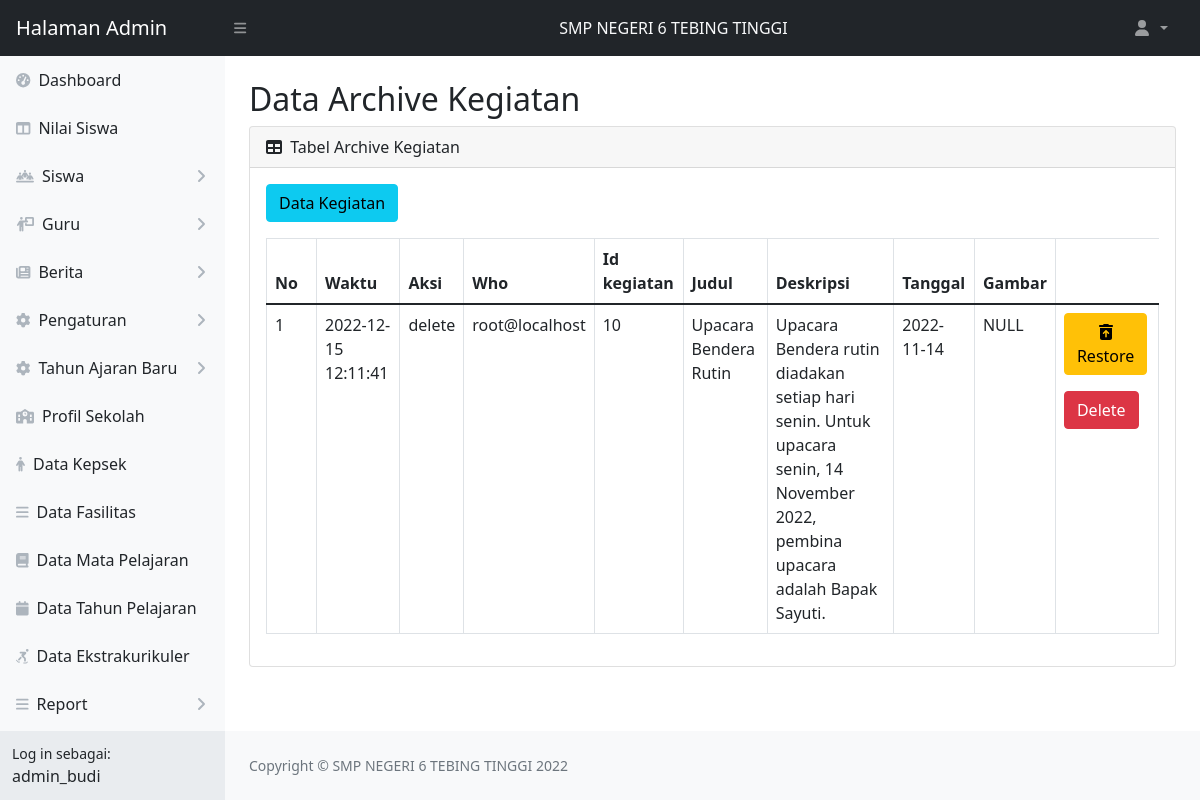
Page /web_app/admin/restore-kegiatan.php (signed in) on the committed database.
### tables this page shows
CREATE TABLE `akun_admin` (
  `admin_id` int(11) NOT NULL,
  `username` varchar(15) NOT NULL,
  `nama_lengkap` varchar(50) NOT NULL,
  `password` varchar(60) NOT NULL
);

CREATE TABLE `log_kegiatan` (
  `id_log` int(11) NOT NULL,
  `waktu` timestamp NOT NULL DEFAULT current_timestamp() ON UPDATE current_timestamp(),
  `aksi` enum('insert','update','delete') NOT NULL,
  `who` varchar(50) NOT NULL,
  `id_kegiatan` int(11) NOT NULL,
  `old_judul` text NOT NULL,
  `new_judul` text NOT NULL,
  `old_deskripsi` text NOT NULL,
  `new_deskripsi` text NOT NULL,
  `old_tanggal` date NOT NULL,
  `new_tanggal` date NOT NULL,
  `old_gambar` varchar(25) DEFAULT NULL,
  `new_gambar` varchar(25) DEFAULT NULL
);

### web_app/admin/restore-kegiatan.php (the view, shortened to what this page needs)
<?php
    include 'koneksi.php';
    $admin = "SELECT username, nama_lengkap FROM akun_admin WHERE admin_id = '".$_SESSION['admin_id']."'";
    $data_admin = mysqli_query($koneksi, $admin);
    $get = mysqli_fetch_object($data_admin);
?>
<!DOCTYPE html>
<html lang="en">
    <head>
        <link href="https://cdn.jsdelivr.net/npm/simple-datatables@latest/dist/style.css" rel="stylesheet" />
        <link href="css/styles.css" rel="stylesheet" />
    </head>
    <body class="sb-nav-fixed">
        <?php
            include 'topnavbar.php';
            include 'sidebar.php';
        ?>
    <div id="layoutSidenav">
        <div id="layoutSidenav_content">
            <main>
                <div class="container-fluid px-4">
                    <h2 class="mt-4">Data Archive Kegiatan</h2>
                    <div class="card mb-4">
                        <div class="card-header">
                            <i class="fas fa-table me-1"></i>
                            Tabel Archive Kegiatan
                        </div>
                        <div class="card-body">
                            <a class="btn btn-info mb-3" href="tabel-kegiatan.php">Data Kegiatan</a>
                            <table id="example" class="dataTable-table">
                                    <thead>
                                        <tr>
                                            <th width="50px">No</th>
                                            <th>Waktu</th>
                                            <th>Aksi</th>
                                            <th>Who</th>
                                            <th>Id kegiatan</th>
                                            <th>Judul</th>
                                            <th>Deskripsi</th>
                                            <th>Tanggal</th>
                                            <th>Gambar</th>
                                        </tr>
                                    </thead>
                                <tbody>
                                <?php
                                    $no = 1;
                                    $log = "SELECT * FROM log_kegiatan WHERE aksi='delete'";
                                    $query=mysqli_query($koneksi, $log);
                                    if(mysqli_num_rows($query)>0){
                                    while($data = mysqli_fetch_array($query)){
                                ?>
                                    <tr>
                                    <td><?php echo $no++?></td>
                                        <td><?php echo $data['waktu']?></td>
                                        <td><?php echo $data['aksi']?></td>
                                        <td><?php echo $data['who']?></td>
                                        <td><?php
                                            $idk = $data['id_kegiatan'];
                                            echo $idk;
                                            ?>
                                        </td>
                                        <td><?php
                                             $judul = $data['old_judul'];
                                             echo $judul;
                                            ?>
                                        </td>
                                        <td><?php
                                            $des = $data['old_deskripsi'];
                                            echo $des;
                                        ?></td>
                                        <td><?php
                                            $tanggal = $data['old_tanggal'];
                                            echo $tanggal;
                                        ?></td>
                                        <td><?php
                                            $gambar = $data['old_gambar'];
                                            echo $gambar;
                                        ?></td>
                                        <td>
                                             <a class="btn btn-warning" href="restore-kegiatan.php?idrestorek=<?php echo $data['id_kegiatan']?>" onclick="return confirm('Apakah anda yakin untuk restore data??')">
                                             <div class="sb-nav-link-icon"><i class="fas fa-trash-can-arrow-up"></i></div>
                                             Restore
                                            </a>
                                            <a class="btn btn-danger mt-3" href="restore-kegiatan.php?iddeletek=<?php echo $data['id_log']?>" onclick="return confirm('Apakah anda yakin untuk menghapus data?? Data yang terhapus tidak bisa dikembalikan!!')">
                                              Delete
                                            </a>
                                        </td>
                                    </tr>
                                <?php }} ?>
                                </tbody>
                            </table>
                        </div>
                    </div>
                </div>
            </main>
            <?php
                include 'footer.php';
            ?>
        </div>
    </div>
</body>
</html>

### web_app/admin/sidebar.php (shortened to what this page needs)
<div id="layoutSidenav">
            <div id="layoutSidenav_nav">
                <nav class="sb-sidenav accordion sb-sidenav-light" id="sidenavAccordion">
                    <div class="sb-sidenav-menu">
                        <div class="nav">
                            <a class="nav-link" href="index.php">
                                <div class="sb-nav-link-icon"><i class="fas fa-tachometer-alt"></i></div>
                                Dashboard
                            </a>
                            <a class="nav-link" href="tabel-nilai.php">
                                <div class="sb-nav-link-icon"><i class="fas fa-columns"></i></div>
                                Nilai Siswa
                            </a>
                                    <a class="nav-link collapsed" href="#" data-bs-toggle="collapse" data-bs-target="#pagesCollapseSiswa" aria-expanded="false" aria-controls="pagesCollapseAuth">
                                        <div class="sb-nav-link-icon"><i class="fas fa-people-line"></i></div>
                                        Siswa
                                        <div class="sb-sidenav-collapse-arrow"><i class="fas fa-angle-down"></i></div>
                                    </a>
                                    <a class="nav-link collapsed" href="#" data-bs-toggle="collapse" data-bs-target="#pagesCollapseGuru" aria-expanded="false" aria-controls="pagesCollapseAuth">
                                        <div class="sb-nav-link-icon"><i class="fas fa-person-chalkboard"></i></div>
                                        Guru
                                        <div class="sb-sidenav-collapse-arrow"><i class="fas fa-angle-down"></i></div>
                                    </a>
                                    <a class="nav-link collapsed" href="#" data-bs-toggle="collapse" data-bs-target="#pagesCollapseBerita" aria-expanded="false" aria-controls="pagesCollapseAuth">
                                        <div class="sb-nav-link-icon"><i class="fas fa-newspaper"></i></div>
                                        Berita
                                        <div class="sb-sidenav-collapse-arrow"><i class="fas fa-angle-down"></i></div>
                                    </a>
                                    <a class="nav-link collapsed" href="#" data-bs-toggle="collapse" data-bs-target="#pagesCollapsePengaturan" aria-expanded="false" aria-controls="pagesCollapseAuth">
                                        <div class="sb-nav-link-icon"><i class="fas fa-gear"></i></div>
                                        Pengaturan
                                        <div class="sb-sidenav-collapse-arrow"><i class="fas fa-angle-down"></i></div>
                                    </a>
                                    <a class="nav-link collapsed" href="#" data-bs-toggle="collapse" data-bs-target="#pagesCollapseTA" aria-expanded="false" aria-controls="pagesCollapseAuth">
                                        <div class="sb-nav-link-icon"><i class="fas fa-gear"></i></div>
                                        Tahun Ajaran Baru
                                        <div class="sb-sidenav-collapse-arrow"><i class="fas fa-angle-down"></i></div>
                                    </a>
                                    <a class="nav-link" href="profil-sekolah.php">
                                        <div class="sb-nav-link-icon"><i class="fas fa-school"></i></div>
                                        Profil Sekolah
                                    </a>
                                    <a class="nav-link" href="tabel-kepsek.php">
                                        <div class="sb-nav-link-icon"><i class="fas fa-person"></i></div>
                                        Data Kepsek
                                    </a>
                                    <a class="nav-link" href="tabel-fasilitas.php">
                                        <div class="sb-nav-link-icon"><i class="fas fa-bars"></i></div>
                                        Data Fasilitas
                                    </a>
                                    <a class="nav-link" href="tabel-matapelajaran.php">
                                        <div class="sb-nav-link-icon"><i class="fas fa-book"></i></div>
                                        Data Mata Pelajaran
                                    </a>
                                    <a class="nav-link" href="tabel-tahunpelajaran.php">
                                        <div class="sb-nav-link-icon"><i class="fas fa-calendar"></i></div>
                                        Data Tahun Pelajaran
                                    </a>
                                    <a class="nav-link" href="tabel-ekstrakurikuler.php">
                                        <div class="sb-nav-link-icon"><i class="fas fa-person-skating"></i></div>
                                        Data Ekstrakurikuler
                                    </a>
                                    <a class="nav-link collapsed" href="#" data-bs-toggle="collapse" data-bs-target="#pagesCollapseReport" aria-expanded="false" aria-controls="pagesCollapseAuth">
                                        <div class="sb-nav-link-icon"><i class="fas fa-bars"></i></div>
                                        Report
                                        <div class="sb-sidenav-collapse-arrow"><i class="fas fa-angle-down"></i></div>
                                    </a>
                                    <a class="nav-link collapsed" href="#" data-bs-toggle="collapse" data-bs-target="#pagesCollapseTrash" aria-expanded="false" aria-controls="pagesCollapseAuth">
                                    </a>
                        </div>
                    </div>
                    <div class="sb-sidenav-footer">
                        <div class="small">Log in sebagai:</div>
                        <?php echo $get->username ?>
                    </div>
                </nav>
            </div>

### rows in the picture
akun_admin: username "admin_budi"
log_kegiatan: waktu "2022-12-15 12:11:41", aksi "delete", who "root@localhost", id_kegiatan "10", old_judul "Upacara Bendera Rutin", old_deskripsi "Upacara Bendera rutin diadakan setiap hari senin. Untuk upacara senin, 14 November 2022, pembina upacara adalah Bapak Sayuti.", old_tanggal "2022-11-14", old_gambar "NULL"
